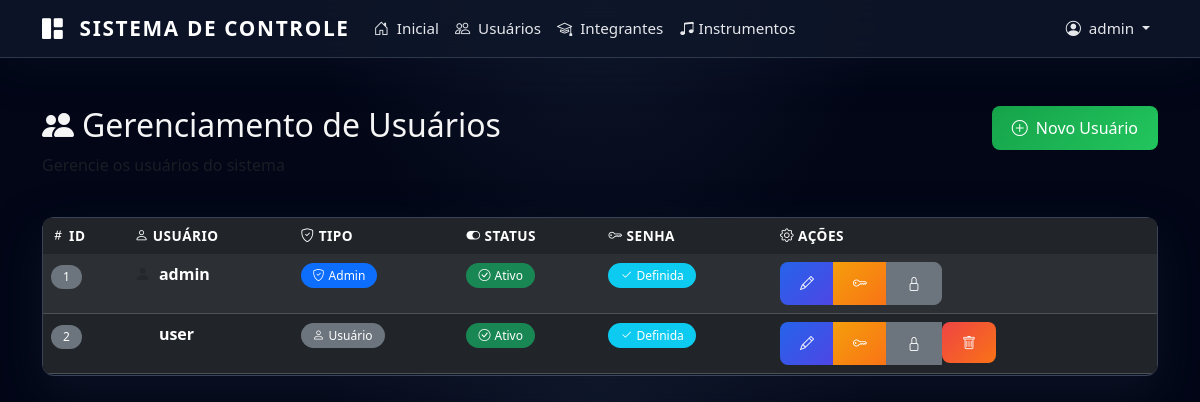
Before: /admin/users (signed in) with the older database file.
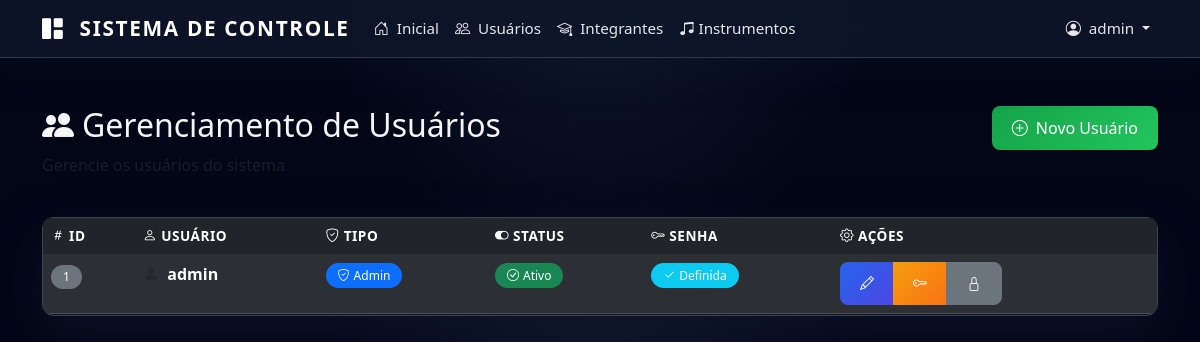
After: the same page with the newer database file.
### app/models.py (models this page shows, shortened)
class User(UserMixin, db.Model):
    id = db.Column(db.Integer, primary_key=True)
    username = db.Column(db.String(100), unique=True, nullable=False)
    password = db.Column(db.String(255), nullable=False)
    is_admin = db.Column(db.Boolean, default=False)
    is_active = db.Column(db.Boolean, default=True)
    must_change_password = db.Column(db.Boolean, default=True)
    login_attempts = db.Column(db.Integer, default=0)
    blocked_until = db.Column(db.DateTime, nullable=True)

### app/routes.py (the view)
@main_bp.route("/admin/users")
@login_required
@admin_required
def listar_usuarios():
    usuarios = User.query.all()
    return render_template("admin_users.html", usuarios=usuarios)

### app/__init__.py (called while the page is built)
@login_manager.user_loader
def load_user(user_id):
    from .models import User
    return User.query.get(int(user_id))

### app/utils.py (called while the page is built)
def admin_required(f):
    @wraps(f)
    def decorated_function(*args, **kwargs):
        if not current_user.is_authenticated:
            return redirect(url_for("auth.login"))
        if not current_user.is_admin:
            flash("Acesso restrito ao administrador.")
            return redirect(url_for("main.dashboard"))
        return f(*args, **kwargs)
    return decorated_function

### templates/admin_users.html
{% extends "base.html" %}
{% block content %}
<div class="container mt-5 fade-in">
  <div class="row mb-4">
    <div class="col-md-8">
      <h2><i class="bi bi-people-fill me-2"></i>Gerenciamento de Usuários</h2>
      <p class="text-muted">Gerencie os usuários do sistema</p>
    </div>
    <div class="col-md-4 text-md-end">
      <a href="{{ url_for('main.criar_usuario') }}" class="btn btn-success">
        <i class="bi bi-plus-circle me-2"></i>Novo Usuário
      </a>
    </div>
  </div>
  <div class="card">
    <div class="card-body p-0">
      <div class="table-responsive">
        <table class="table table-dark table-striped table-hover mb-0">
          <thead class="table-dark">
            <tr>
              <th><i class="bi bi-hash me-1"></i>ID</th>
              <th><i class="bi bi-person me-1"></i>Usuário</th>
              <th><i class="bi bi-shield-check me-1"></i>Tipo</th>
              <th><i class="bi bi-toggle-on me-1"></i>Status</th>
              <th><i class="bi bi-key me-1"></i>Senha</th>
              <th><i class="bi bi-gear me-1"></i>Ações</th>
            </tr>
          </thead>
          <tbody>
            {% for user in usuarios %}
            <tr>
              <td><span class="badge bg-secondary">{{ user.id }}</span></td>
              <td>
                <i class="bi bi-person-fill me-1 text-muted"></i>
                <strong>{{ user.username }}</strong>
              </td>
              <td>
                {% if user.is_admin %}
                  <span class="badge bg-primary">
                    <i class="bi bi-shield-check me-1"></i>Admin
                  </span>
                {% else %}
                  <span class="badge bg-secondary">
                    <i class="bi bi-person me-1"></i>Usuário
                  </span>
                {% endif %}
              </td>
              <td>
                {% if user.is_active %}
                  <span class="badge bg-success">
                    <i class="bi bi-check-circle me-1"></i>Ativo
                  </span>
                {% else %}
                  <span class="badge bg-danger">
                    <i class="bi bi-x-circle me-1"></i>Bloqueado
                  </span>
                {% endif %}
              </td>
              <td>
                {% if user.must_change_password %}
                  <span class="badge bg-warning text-dark">
                    <i class="bi bi-exclamation-triangle me-1"></i>Pendente
                  </span>
                {% else %}
                  <span class="badge bg-info">
                    <i class="bi bi-check2 me-1"></i>Definida
                  </span>
                {% endif %}
              </td>
              <td>
                <div class="btn-group" role="group">
                  <a href="{{ url_for('main.editar_usuario', user_id=user.id) }}" class="btn btn-sm btn-primary" title="Editar">
                    <i class="bi bi-pencil"></i>
                  </a>
                  <a href="{{ url_for('main.resetar_senha', user_id=user.id) }}" class="btn btn-sm btn-warning" title="Resetar Senha">
                    <i class="bi bi-key"></i>
                  </a>
                  <a href="{{ url_for('main.toggle_usuario', user_id=user.id) }}" class="btn btn-sm btn-secondary" title="{{ 'Bloquear' if user.is_active else 'Ativar' }}">
                    <i class="bi {{ 'bi-lock' if user.is_active else 'bi-unlock' }}"></i>
                  </a>
                  {% if user.id != current_user.id %}
                  <form action="{{ url_for('main.excluir_usuario', user_id=user.id) }}" method="POST" style="display: inline;">
                    <button type="submit" class="btn btn-sm btn-danger" title="Excluir" onclick="return confirm('Tem certeza que deseja excluir o usuário {{ user.username }}?')">
                      <i class="bi bi-trash"></i>
                    </button>
                  </form>
                  {% endif %}
                </div>
              </td>
            </tr>
            {% endfor %}
          </tbody>
        </table>
      </div>
    </div>
  </div>
</div>
{% endblock %}

### templates/base.html (shortened to what this page needs)
<!DOCTYPE html>
<html lang="pt-br">
<head>
  <link href="https://cdn.jsdelivr.net/npm/bootstrap@5.3.8/dist/css/bootstrap.min.css" rel="stylesheet">
  <link rel="stylesheet" href="https://cdn.jsdelivr.net/npm/bootstrap-icons@1.11.3/font/bootstrap-icons.min.css">
  <link rel="stylesheet" href="{{ url_for('static', filename='css/style.css') }}">
</head>
<body>
  {% if current_user.is_authenticated %}
  <nav class="navbar navbar-expand-md navbar-dark">
    <div class="container">
      <a class="navbar-brand" href="{{ url_for('main.dashboard') }}">
        <i class="bi bi-grid-1x2-fill me-2"></i> Sistema de Controle
      </a>
      <div class="collapse navbar-collapse" id="navbarNav">
        <ul class="navbar-nav me-auto">
          <li class="nav-item">
            <a class="nav-link" href="{{ url_for('main.dashboard') }}">
              <i class="bi bi-house-door me-1"></i> Inicial
            </a>
          </li>
          {% if current_user.is_admin %}
          <li class="nav-item">
            <a class="nav-link" href="{{ url_for('main.listar_usuarios') }}">
              <i class="bi bi-people me-1"></i> Usuários
            </a>
          </li>
          {% endif %}
          <li class="nav-item">
            <a class="nav-link" href="{{ url_for('main.listar_alunos') }}">
              <i class="bi bi-mortarboard me-1"></i> Integrantes
            </a>
          </li>
          <li class="nav-item">
            <a class="nav-link" href="{{ url_for('main.listar_instrumentos') }}">
              <i class="bi bi-music-note-beamed"></i> Instrumentos
            </a>
          </li>
        </ul>
        <ul class="navbar-nav">
          <li class="nav-item dropdown">
            <a class="nav-link dropdown-toggle" href="#" role="button" data-bs-toggle="dropdown" aria-expanded="false">
              <i class="bi bi-person-circle me-1"></i> {{ current_user.username }}
            </a>
          </li>
        </ul>
      </div>
    </div>
  </nav>
  {% endif %}
  <main class="{% if not current_user.is_authenticated %}min-vh-100{% endif %}">
    {% block content %}{% endblock %}
  </main>
</body>
</html>

Changed rows visible on the page:
removed User: id "2", username "user", is_admin False (drawn), is_active True (drawn), must_change_password False (drawn)
